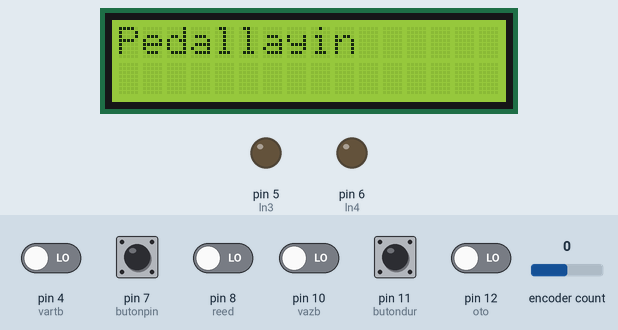
A sketch run on a simulated Arduino Uno, built with avr-gcc and run on an emulated ATmega328P. Parts: 16×2 character LCD, output pins drawn as LEDs (lit = HIGH). Inputs (shaded band) come from the test bench; at power-on: pin 4 (vartb), pin 7 (butonpin), pin 8 (reed), pin 10 (vazb), pin 11 (butondur), pin 12 (oto) LOW, encoder count 0. What the sketch prints to the serial monitor is not drawn.

Above: at 0.8 s.
0.9 s: pin 11 (butondur) pulled HIGH for 1 s
At 2.6 s:
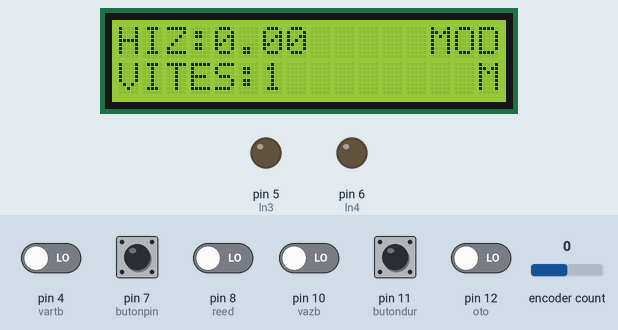
3.4 s: pin 12 (oto) driven HIGH
At 4.6 s:
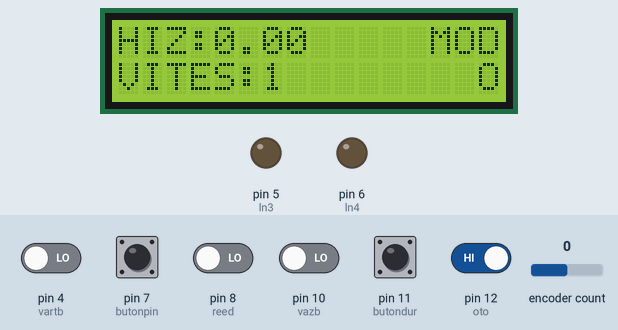
4.9 s: pin 8 (reed) driven HIGH
At 5.5 s:
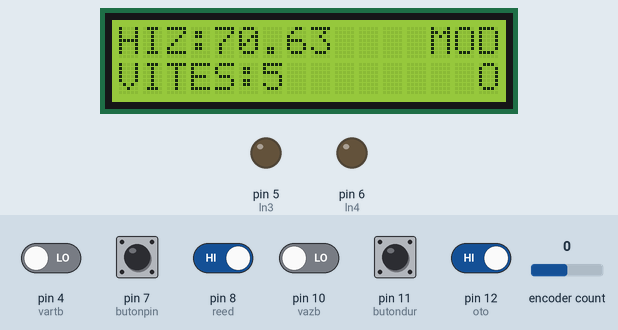
6.5 s: pin 11 (butondur) pulled HIGH for 0.15 s
At 6.62 s:
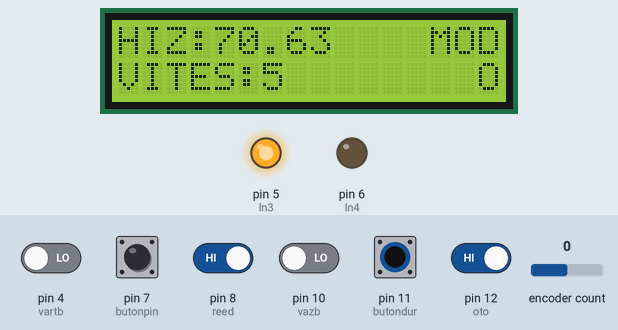
8.2 s: pin 8 (reed) driven LOW
At 10.9 s:
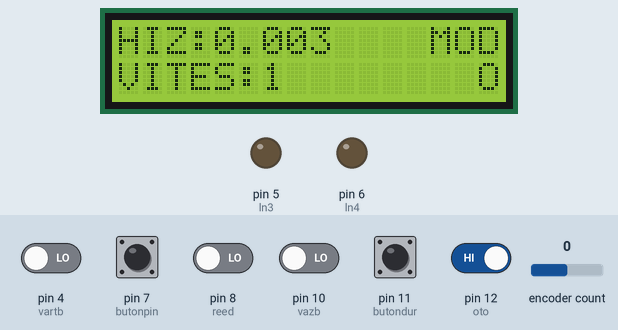
11.2 s: pin 12 (oto) driven LOW
At 12.7 s:
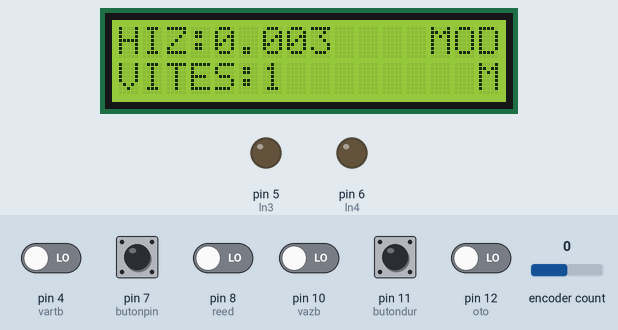
Timing chart, 0 to 13.7 s (numbered marks = the images above; inputs shaded):
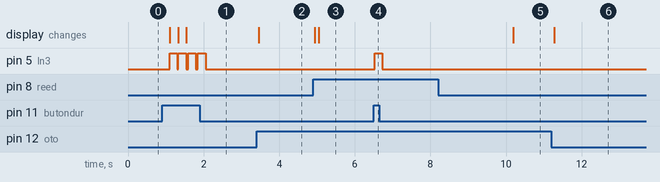

The sketch:

alpha3.ino
```cpp
/*
kodlar içinde bulunan Serial.println(xxxxxxxxxxxxxxx) ve Serial.begin(9600)
test aşamasında sistem kontrolü kolaylığı sağlaması için kullanılmış ve daha sonra
lazım olma ihtimlaine karşın yorum satırına alınmıştır.
kullanılan kütüphaneler :
Rotary :https://github.com/brianlow/Rotary
LCD :https://github.com/johnrickman/LiquidCrystal_I2C
*/
#include <Wire.h>  // I2C için gerekli kütüphane içe aktarma
#include <LiquidCrystal_I2C.h> // lcd ekran için gerekli kütüphane içe aktarma
LiquidCrystal_I2C lcd(0x3F, 16, 2); // lcd ekran adreslenmesi ve boyutlarının belirlenmesi

#include <Rotary.h> // Rotary encoder ile pedal yönü kontrolü için gerekli kütüphane içe aktarılıyor
Rotary r = Rotary(3,2 ); // rotary nesnesi oluşturulup 2 ve 3. pinlerin kontrol edileceği belirtiliyor
int oto=12; // otomatik manuel mod değişimi sağlayan buton pini
int pedal=0;
int ln3 =5; // l298n sürücüsü için kullanılan pinlerin belirlenmesi
int ln4 =6; //l298n sürücüsü için kullanılan pinlerin belirlenmesi
int p=0;
const int butondur =11; // vites sınır butonunun pini
const int butonpin =7; // tur sayma için kullanılan butonun pini
const int vazb =10; // vites azaltma için kullanılan pini
const int vartb =4; // vites artırma için kullanılan butonun pini
int tur=0;  // tur değişkeni
int vites=0; //vites değişekni
int buton=0; // tur sayan butonun ilk halinini LOW kabul edilmesi için değiken ataması
int vaz=0; // vites azaltma butonunun ilk halininin LOW kabul edilmesi için değişken ataması
int vart=0; //vites artırma butonunun ilk halinin LOW kabul edilmesi için değişken ataması
int buta=0; // vites sınır butonunun ilk halinin LOW kabul edilmesi için değiken ataması
int vtur[5] = {0,5,11,17,23};  // vites tur sınırları
int first=0; //vitesin bir kez başa çakilmesi için while kırma değişkeni
#define reed 8//hall effect kontrol pini

float radius = 20.0;// teker inch'i  hız ölçülecek teker boyutu 20.00"
float limit[8] = {0.00,8.00,8.01,15.00,15.01,22.00,22.01,30.00};  // vites hız sınırları
int reedVal; // hız hesabı için hall effect sensor durumu tutucu değişkeni
float hiz=0.00; //hız değikeni
long timer = 0;// bir tam tur değişkeni
float circumference; //teker çevre hesabı tutucusu
int maxReedCounter = 100;// bir dönüşün minimum süresi
int reedCounter; // hall efect sayacı


void setup() {
Serial.begin(9600); // seri habeleşmenin hazırlanması
Serial.println("----------********DURDUR********---------------");
  r.begin(true); // rotary kütüphanesinin hazırlanması
  lcd.init();   //lcd ekranın hazırlanması
  lcd.backlight();
  lcd.clear();
lcd.print("Pedallayin"); // bilgilendirme mesajı
/*
bu kısımda kullanılan tüm
pinmode (x,INPUT)---> giriş pini
pinmode (x,OUTPUT) -------> çıkış pini
pinleri giriş ve çıkış pini olarak belirlemek için kullanılmıştır.
*/

pinMode(1,OUTPUT);
pinMode (ln3 ,OUTPUT);
pinMode (ln4 ,OUTPUT);
pinMode (butonpin,INPUT);
pinMode (vazb,INPUT);
pinMode (vartb,INPUT);
pinMode (butondur,INPUT);
pinMode (oto,INPUT);
/*
sistem başlar başlamaz vitesi birinci vitese çekmek için kullanılan while döngüsü
butondur pini HIGH -1 olana dek motoru birinci vitese doğru çekmek için sol fonksiyonunu kullanır
döngüden çıkmak için first değişkeni 0 dan farklı bir değer alır ve void setup devam eder.
*/
buta = digitalRead(butondur);
delay(1000);

/*
kullanılan tüm
lcd.clear();---> lcd ekranda yazan herşeyi silmek
lcd.print("");---> lcd ekrana istenileni yazmak
lcd.setCursor(x,y);--->lcd ekranda imleç yerini belirtmek (x satır y sütun)
için kullanılmıştır.
*/
lcd.clear();
lcd.print("Pedallayin"); // bilgilendirme mesajı


  //  zamanlayıcı kesmesi reed anahtarının önceden belirlenmiş zamanlamalı ölçümlerine izin verilmesi
  //daha fazla bilgi için  http://arduino.cc/playground/Code/Timer1
  cli();//kesmeleri durdur
  //timer1 i 1khz e ayarlama
  TCCR1A = 0;//  TCCR1A register ' ı 0 sıfıra eşitleniyor
  TCCR1B = 0;// TCCR1b register ' ı 0 sıfıra eşitleniyor
  TCNT1  = 0;
  // 1 khz artışlar için zamanlayıcı sayısını ayarlama
  OCR1A = 1999;  // = (1/1000) / ((1/(16*10^6))*8) - 1
  //  CTC mod etkin
  TCCR1B |= (1 << WGM12);
  // 8 ön ölçekleyici için CS11 bitini ayarlama
  TCCR1B |= (1 << CS11);
  // zamanlayıcıyı etkinleştir ve kesmeyi karşılaştır
  TIMSK1 |= (1 << OCIE1A);
  sei();//kesmelere izin ver

  //zamanlayıcı ayarlama sonu
  reedCounter = maxReedCounter; // hall effect sayacının minimum dönüş süresi ile eşitlenmesi
  circumference = 2*3.14*radius; // teker çevresinin hesaplanması

while (first==0){
 Serial.println("pedal : ");
  //Serial.println(pedal);
  if(pedal==1){
  p++;
  sol();
if(p>=4){
p=0;
pedal=0;
dur();
}
}

 buta = digitalRead(butondur);
if(buta==HIGH){
  dur();
    vites=1;
  sag();
  delay(200);
  dur();
  tur=0;
  first=1;
}
}

lcd.clear();
}


ISR(TIMER1_COMPA_vect) {
//  hızı ölçmek için 1kHz frekansında kesinti
  reedVal = digitalRead(reed);// 8. pin değeri okunuyor
  if (reedVal){//hall effect sensor 1 ise
    if (reedCounter == 0){//dönüş için maksimum süre tamamalnmış ise
      hiz = (56.8*float(circumference))/float(timer);//hızı hesaplanıyor

      timer = 0;//timer değiikeni sıfırlanıyor
      reedCounter = maxReedCounter;//reedCount değeri sıfırlanıyor
    }
    else{
      if (reedCounter > 0){//reedCounter değişkeninin  değeri negatif olmaması için
        reedCounter -= 1;//reedCount değerini 1 azalt
      }
    }
  }
  else{// hall  effect değeri 0 ise
  if (reedCounter > 0){// reedCounter değişkeninin değeri negatif olmaması için
      reedCounter -= 1;//reedCounter değerini 1 azalt
    }
  }
  if (timer > 2000){
    hiz = 0.00;//Hall effect sensor hiç timer değeri 2000 olana dek hiç tetiklenmemişse hiz 0 a eşitle
   // pedal=0;
  }
  else{
    timer += 1;//timer değerini azalt
  }

  unsigned char result = r.process();
  if (result) {
    pedal=(result == DIR_CW ? 1 : 0);
}


}


void loop() {

  Serial.print("VITES: ");
  Serial.println(vites);
  Serial.print("HIZ: ");
  Serial.println(hiz);

          lcd.setCursor(0, 0);
        lcd.print("HIZ:");
        lcd.setCursor(4,0);
        lcd.print(hiz);
        Serial.print("*************pedal :");
if(pedal==1){
  p++;
if(p>=4){
p=0;
pedal=0;
}}
Serial.println(pedal);
//vites sınır kontrol bloğu başı
 buta = digitalRead(butondur);// buta buta değişkeni vites sınır butonu ile ilişkilendiriliyor
if(buta==HIGH){
  dur();//motorun daha fazla hareket etmemesi için motor durduruluyor
  sag();// 200 ms vites artırma yönünde hareket ederek butona basılı kalmaması sağlanıyor
  delay(200);
  vites=1; //vites bir hata olmasına karşın 1 olarak atanıyor
  tur=0; //tur hatası olmaması için tur sıfırlanıyor
}
//vites sınır kontrol bloğu sonu


//otomatik manuel mod değiştirme buton kontrolü için 12. pin değeri kontrol ediliyor
if (digitalRead(oto)==1){ //eğer buton 1 ise otomatik mod etkin oluyor
  Serial.println("OTO");
     lcd.setCursor(13, 0); // lcd ekran imlecini sağa taşı
  lcd.print("MOD");
  lcd.setCursor(15, 1); // lcd ekran imlecini sağa taşı
  lcd.print("O"); //lcd ekrana modun otomatik olduğunu belirten "O" harfinin yazılması
  hizal(); // hıza bağlı vites değişimi için hizal fonksiyonu çalışıtırılıyot

  }
  else{// 12. pin 0 ise vites azaltma ve artırma tuşları kontrol ediliyor
  Serial.println("MANUEL");
   lcd.setCursor(13, 0); // lcd ekran imlecini sağa taşı
  lcd.print("MOD");
 lcd.setCursor(15, 1); // lcd ekran imlecini sağa taşı
  lcd.print("M"); //lcd ekrana modun manuel olduğunu belirten "M" harfinin yazılması
 vart = digitalRead(vartb);

if(vart==1 and vites < 5){ // vites artırma tuşuna basılı ve vites 5 ten küçük ise
 //  Serial.println("vart");
  delay(100); //ark için bekleme
  vites ++; //vites değişkeni artılıyor
 // Serial.println(vites);
   vitesbul(); //vites değiştirmek için vitesbul fonksiyonu çalıştırılıyor
//butona basılı tutma ve ark önlemi başı
  while(vart == HIGH){
     vart = digitalRead(vartb);
  }//butona basılı tutma ve ark önlemi sonu
  delay(100);//buton kontrolü için küçük bekkletme

}else {vitesbul();}
//-------------------------------------------


 vaz = digitalRead(vazb);
if(vaz==1 and vites>1){  //vites azaltma butonuna basılı ve vites 1 den büyük ise
   //Serial.println("vazb");
  delay(100); //ark için bekleme
  vites --; //vites değişkeni bir azaltılıyor
  vitesbul(); // vites değiştirmek için vitesbul fonksiyonu çalıştırılıyor
  // Serial.println(vites);
//butona basılı tutma ve ark önlemi başı
  while(vaz == HIGH){
     vaz = digitalRead(vazb);
  }//butona basılı tutma ve ark önlemi sonu
  delay(100);//buton kontrolü için küçük bekkletme
}
else {vitesbul();}

}
//--------------------------------------------


}

void sag(){

    //Serial.println("sag");
  //motor hareket yönü belirlemek için dijital pin çıkışlarının tetiklenmesi başı
  digitalWrite (ln3, HIGH);
  digitalWrite (ln4, LOW);
  //motor hareket yönü belirlemek için dijital pin çıkışlarının tetiklenmesi sonu
  buton = digitalRead(butonpin); // tur sayma butonunun pin ile ilşkilendirilmesi
if(buton==1){ // tur sayma butonuna basılı ise
 delay(10); //ark önlemi
 tur ++;// tur 1 arttırılıyor
     Serial.print("TUR: ");
  Serial.println(tur);
//butona basılı tutma ve ark önlemi başı
  while(buton == HIGH){
     buton = digitalRead(butonpin);
  }//butona basılı tutma ve ark önlemi sonu
  delay(10);//buton kontrolü için küçük bekkletme
}
}

void sol(){

    //Serial.println("sol");
  //motor hareket yönü belirlemek için dijital pin çıkışlarının tetiklenmesi başı
  digitalWrite (ln4, HIGH);
  digitalWrite (ln3, LOW);
 //motor hareket yönü belirlemek için dijital pin çıkışlarının tetiklenmesi sonu
  buton = digitalRead(butonpin);  // tur sayma butonunun pin ile ilşkilendirilmesi
if(buton==1){ //tur sayma butonuna basılı ise
 delay(10);//ark önlemi
 tur --; // tur  1 azaltılıyor
     Serial.print("TUR: ////////////////*777777777777777777777777777777777777777777777777777777777777");
  Serial.println(tur);
   //butona basılı tutma ve ark önlemi başı
  while(buton == HIGH){
     buton = digitalRead(butonpin);
  }//butona basılı tutma ve ark önlemi sonu
 delay(10);//buton kontrolü için küçük bekkletme
}
}

void dur(){
   // Serial.println("dur");
   //motor hareketlerini durdurmak için dijital pin çıkışlrının kapatılması başı
  digitalWrite (ln4, LOW);
  digitalWrite (ln3, LOW);
//motor hareketlerini durdurmak için dijital pin çıkışlrının kapatılması sonu
 lcd.setCursor(0, 1);
 lcd.print("VITES:");
 lcd.setCursor(6,1);
 lcd.print(vites  );
}

void hizal(){
hiz=hiz;
//delay(500);
//hiz=hiz;
//   Serial.println("HIZ =");
//  Serial.println(hiz);
//     Serial.print("vites =");
//  Serial.println(vites);

/*
bu kısımda
algılanan hızın hız limiti listesi aralıklarına göre karşılaştırılarak
vites değişkenine olması gereken vites değeri atanıp
vites değiştirme işlemi için vitesbul fonksiyonu çalıştırılmıştır.
*/
    if (hiz>=limit[0] and hiz<=limit[1])
    {
     vites=1;
    vitesbul();


    }
    else if (hiz>=limit[2] and hiz<=limit[3])
    {

     vites=2;
     vitesbul();

    }
    else if (hiz>=limit[4] and hiz<=limit[5])
    {

     vites=3;
     vitesbul();

    }
    else if (hiz>=limit[6] and hiz<=limit[7])
    {

     vites=4;
     vitesbul();

    }
    else if (hiz>=limit[8])
    {

     vites=5;
     vitesbul();

    }

    else {vites=vites;  //runtime error yememek için hız değişkeni hiçbir hız limtine girmiyor ise vites vites olarak kalmalıdır

 //Serial.println("gvites else");
    }


}

void vitesbul(){
  /*
  bu kısımda
  vites değişeni kontrol edilerek motorun hangi vites için hareket edeceği belirlenmektedir
  pedal fonksiyonundan dönen true değeri pedalın saat yönünde döndürüldüğünü doğrular "and" ile kullanılarak pedal doğru hareket etmiyorsa vites aktarımı yapılmamalı
  ve ikinci kontrolde tur değişkeni vtur listesi içinde bulunan değerden küçük ise vites artmalı yani sag fonksiyonu çalıştırılmalı
  eğer tur değişkeni vtur listesi içindeki değerden büyük ise vites azaltılmalı yani sol fonksiyonu çalıştırılmalıdır
  eğer tur vtur içindeki hiçbir değere uymuyorsa yada pedal doğru yönde hareket etmiyorsa dur fonksiyonu ile işlem kesilmiş olur
  */
  if(vites==0 and pedal==1){

     sol();
}
  else{
    dur();

  }


if(vites==1){
  if(tur<vtur[0] and pedal==1){
    sag();
  }
  else if(tur>vtur[0] and pedal==1){
    sol();
  }
  else{
    dur();

  }
}
//-----------------------
if(vites==2){
  if(tur<vtur[1] and pedal==1){
    sag();
  }
  else if(tur>vtur[1] and pedal==1){
    sol();
  }
  else{
    dur();

  }
}
//-----------------------
if(vites==3){
  if(tur<vtur[2] and pedal==1){
    sag();
  }
  else if(tur>vtur[2] and pedal==1){
    sol();
  }
  else{
    dur();

  }
}
//------------------------
if(vites==4){
  if(tur<vtur[3] and pedal==1){
    sag();
  }
  else if(tur>vtur[3] and pedal==1){
    sol();
  }
  else{
    dur();

  }
}
//------------------------
if(vites==5){
    if(tur<vtur[4] and pedal==1){
    sag();
  }
  else if(tur>vtur[4] and pedal==1){
    sol();
  }
  else{
    dur();

  }
}


  }
```

Measured:
- after the input at 0.9 s, pin 5 (ln3): alternates HIGH for 0.21 s and LOW for 0.05 s, 8 changes in all, then stays LOW, starting after 0.20 s; the display: first changes after 0.20 s (image 1 shows a later state)
- after the input at 3.4 s, the display: changes after 0.05 s (image 2)
- after the input at 4.9 s, the display: first changes at once (image 3 shows a later state)
- after the input at 6.5 s, pin 5 (ln3): LOW → HIGH at once, → LOW 0.21 s later
- after the input at 8.2 s, the display: changes after 2.0 s (image 5)
- after the input at 11.2 s, the display: changes after 0.08 s (image 6)
